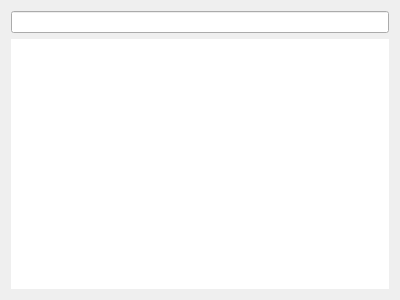
<?xml version="1.0" encoding="UTF-8"?>
<ui version="4.0">
 <class>AppsOverview</class>
 <widget class="QWidget" name="AppsOverview">
  <property name="geometry">
   <rect>
    <x>0</x>
    <y>0</y>
    <width>400</width>
    <height>300</height>
   </rect>
  </property>
  <property name="windowTitle">
   <string>Form</string>
  </property>
  <layout class="QVBoxLayout" name="verticalLayout">
   <item>
    <widget class="KiranSearchBox" name="m_lineEditSearch"/>
   </item>
   <item>
    <widget class="StyledTreeWidget" name="m_treeWidgetApps">
     <property name="frameShape">
      <enum>QFrame::NoFrame</enum>
     </property>
     <property name="headerHidden">
      <bool>true</bool>
     </property>
    </widget>
   </item>
  </layout>
 </widget>
 <customwidgets>
  <customwidget>
   <class>KiranSearchBox</class>
   <extends>QLineEdit</extends>
   <header>kiran-search-box.h</header>
  </customwidget>
  <customwidget>
   <class>StyledTreeWidget</class>
   <extends>QTreeWidget</extends>
   <header>styled-tree-widget.h</header>
  </customwidget>
 </customwidgets>
 <resources/>
 <connections/>
</ui>
